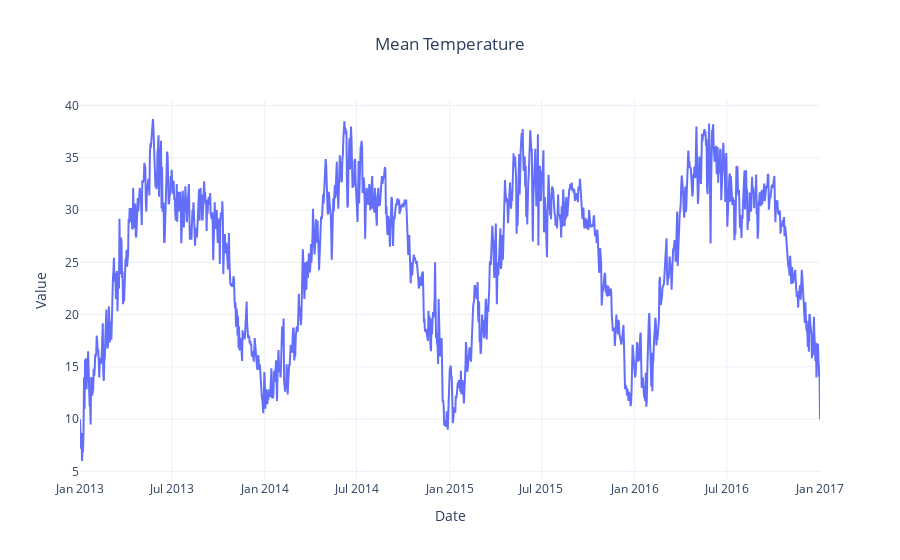

The code cell stored with this chart in its notebook:
### Markdown cell above
# Plotting Time Series Data

### Code cell
# Mean Temperature
fig_temp = go.Figure()
fig_temp.add_trace(go.Scatter(x=df_train.index, y=df_train['meantemp'], mode='lines'))
fig_temp.update_layout(title="Mean Temperature", xaxis_title="Date", yaxis_title="Value", template='plotly_white', title_x=0.5)
fig_temp.show()

### Figure 1 — Plotly figure (JSON) as saved in the notebook; plotly's stock layout.template omitted (floating-point values rounded to 4 significant figures; data arrays with more than 128 entries replaced by an {"elided": "..."} marker saying what was removed)
{"data": [{"mode": "lines", "type": "scatter", "x": {"elided": "1462 str values"}, "y": {"elided": "1462 float values"}}], "layout": {"title": {"text": "Mean Temperature", "x": 0.5}, "xaxis": {"title": {"text": "Date"}}, "yaxis": {"title": {"text": "Value"}}}}
